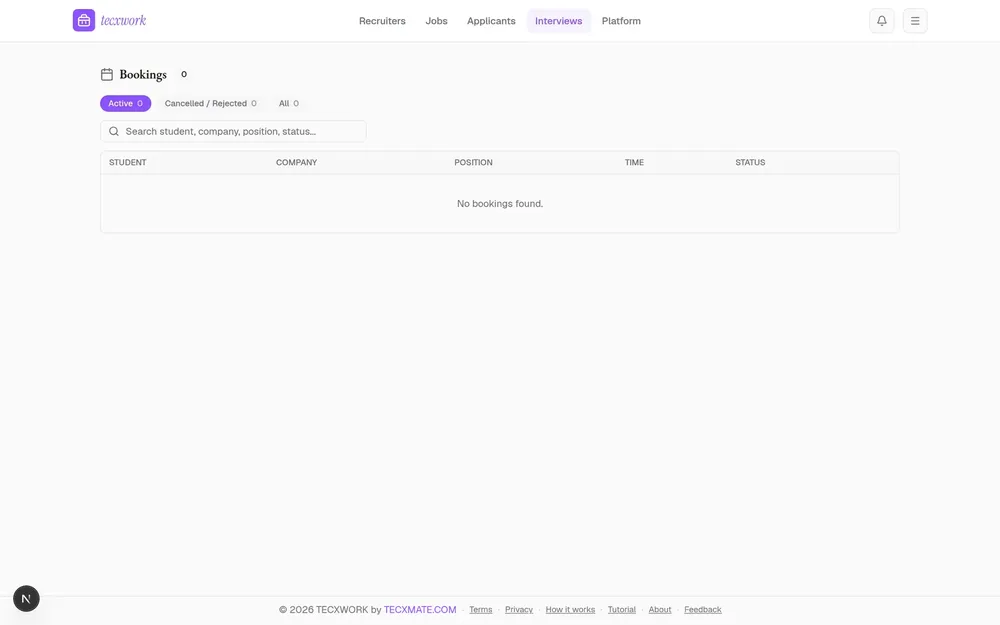
#> input picture docs/manual/src/screenshots/adm-01-bookings.webp, 1000 x 625 px, shrunk from 2100 x 1312 before the run, found by its file name; its folder holds only this picture in this run
$ python footer_anchor.py
#> lines starting #> are read from the running program, lines starting #| are printed output that depends on the picture; after the words box and inside, x2 and y2 are one past the last pixel; in counts of white or black regions, pixels touching at a corner belong together
"""Find the footer line by its one unambiguous landmark: the purple TECXMATE.COM link."""
from PIL import Image
import numpy as np
from scipy import ndimage


def anchor(a):
    """Bounding box of the purple TECXMATE.COM run in the footer, or None."""
    g, b = a[..., 1], a[..., 2]
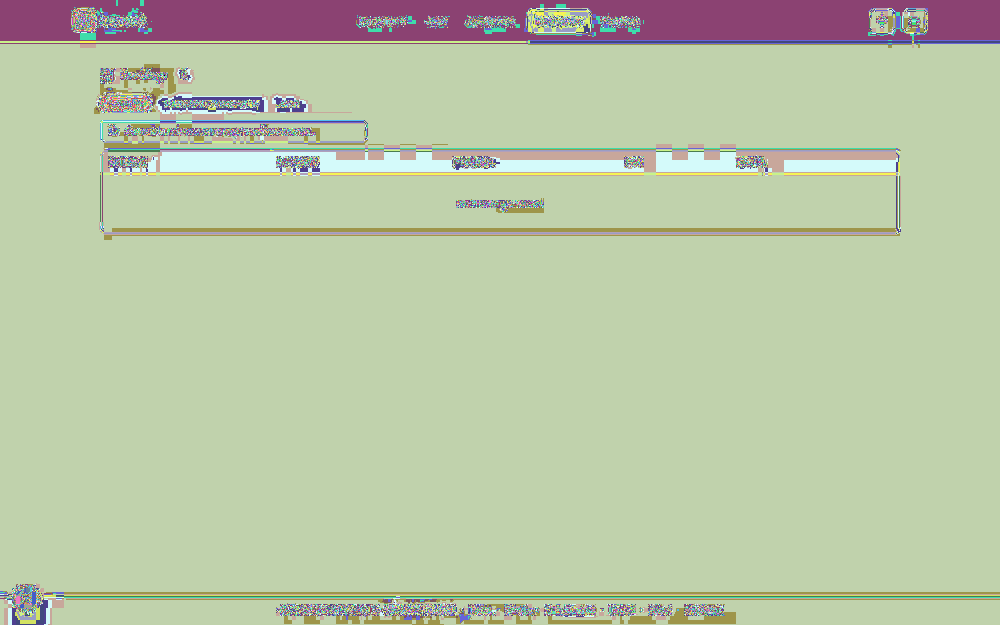
#> g: shape (625, 1000) int64; 241 distinct labels, from 0 to 255; one colour per label, 0 black
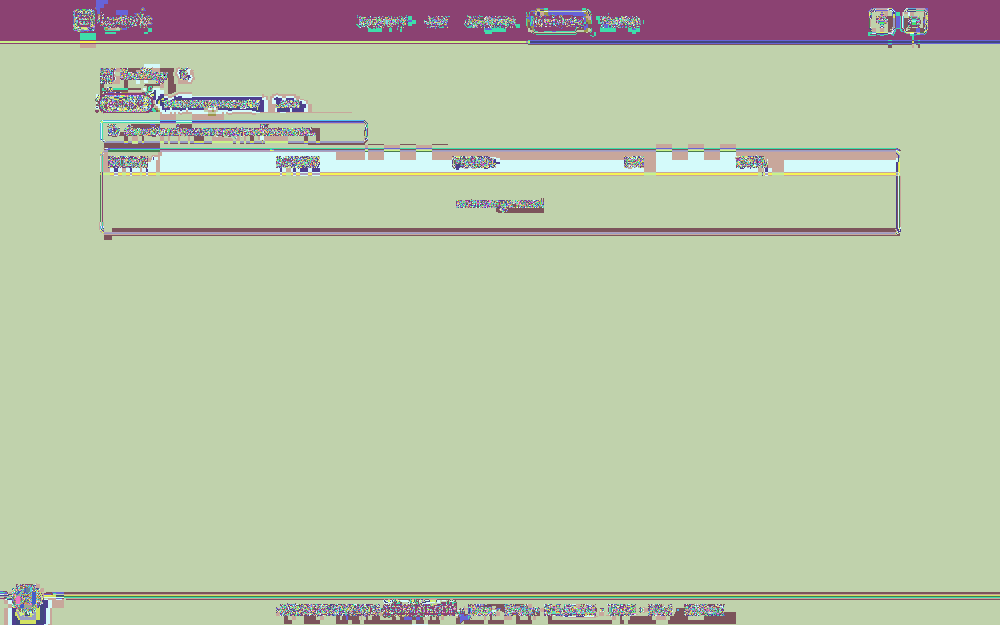
#> b: shape (625, 1000) int64; 231 distinct labels, from 0 to 255; one colour per label, 0 black
    m = (b - g > 50) & (b > 140)
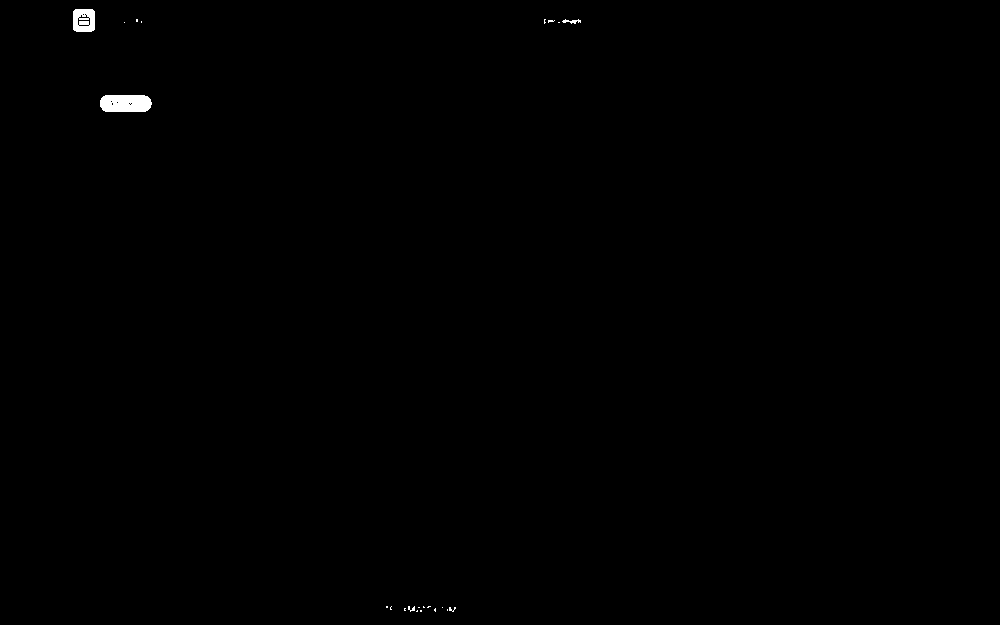
#> m: shape (625, 1000) bool; 0.23% white; 22 white regions (18 under 20 px), largest, box (x1, y1, x2, y2) and area: (100, 95, 152, 112) 815, (73, 9, 95, 32) 442, (562, 19, 581, 24) 49, (408, 606, 415, 612) 23
    m[:max(0, a.shape[0] - 140)] = False        # the footer line, not the page
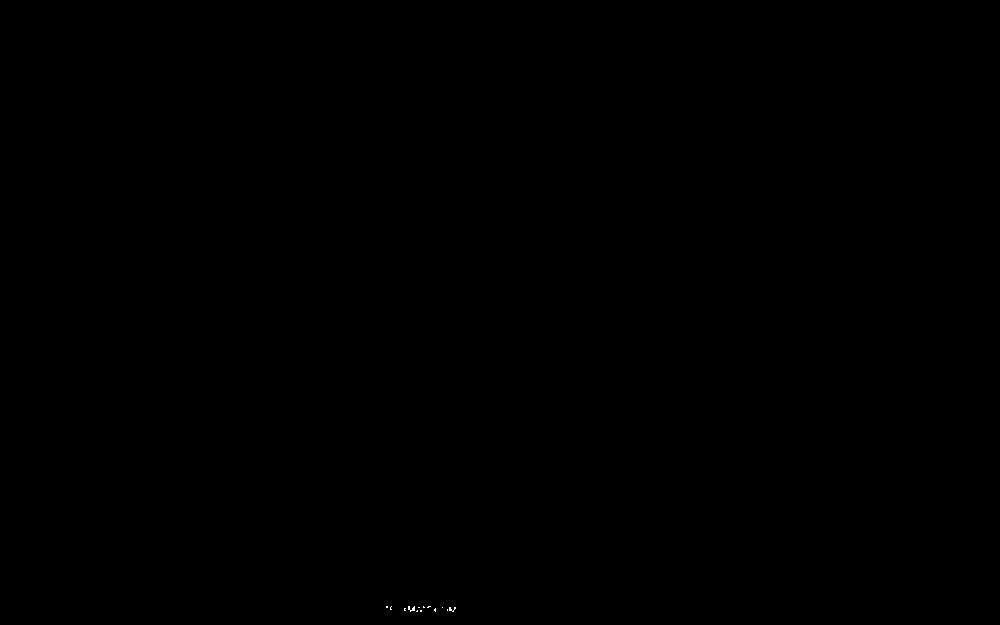
#> m: shape (625, 1000) bool; 0.01% white in thin lines or dots, all inside (x1, y1, x2, y2) = (386, 606, 456, 612)
    # Wide horizontal closing: the full stop in "TECXMATE.COM" splits the run in two.
    lab, _ = ndimage.label(ndimage.binary_dilation(m, np.ones((3, 17), bool)))
#> lab: shape (625, 1000) int32; values 0 (black) and 1 (white), 0.1% white; 1 white region, box (x1, y1, x2, y2) and area: (378, 605, 464, 613) 608
    best = None
    for i, sl in enumerate(ndimage.find_objects(lab), start=1):
        ys, xs = sl
        h, w = ys.stop - ys.start, xs.stop - xs.start
        if not (11 <= h <= 22 and 130 <= w <= 200):
            continue
        if best is None or ys.start > best[1]:
            best = (xs.start, ys.start, xs.stop, ys.stop)
#> this loop made 1 pass
#> (i, h, w) on pass 1: (1, 8, 86)
    return best


# [15 lines left out: function line_extent, not called in this run]


if __name__ == "__main__":
    import os
    D = "docs/manual/src/screenshots"
    miss = 0
    for f in sorted(os.listdir(D)):
        a = np.asarray(Image.open(os.path.join(D, f)).convert("RGB")).astype(int)
        anc = anchor(a)
        if anc is None:
            miss += 1
            print(f"{f:42s} NO ANCHOR")
            continue
        bg = a[a.shape[0] - 3, a.shape[1] - 4]
        e = line_extent(a, anc, bg)
        print(f"{f:42s} anchor=x[{anc[0]},{anc[2]}] line=x[{e['x0']},{e['x1']}] "
              f"y[{e['y0']},{e['y1']}] centre={(e['x0']+e['x1'])/2:7.1f} h={e['y1']-e['y0']+1:2d}")
    print("misses:", miss)

$ run again, on docs/manual/src/screenshots/adm-05-applicants.webp
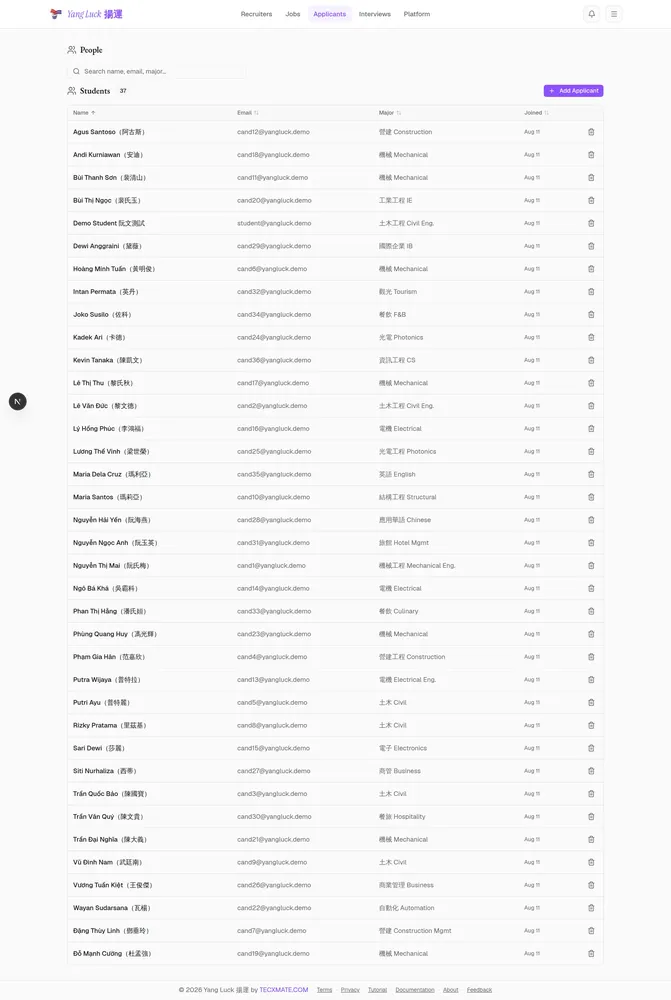
#> input picture docs/manual/src/screenshots/adm-05-applicants.webp, 671 x 1000 px, shrunk from 2100 x 3131 before the run, found by its file name
#> in anchor, `g, b = a[..., 1], a[..., 2]`:
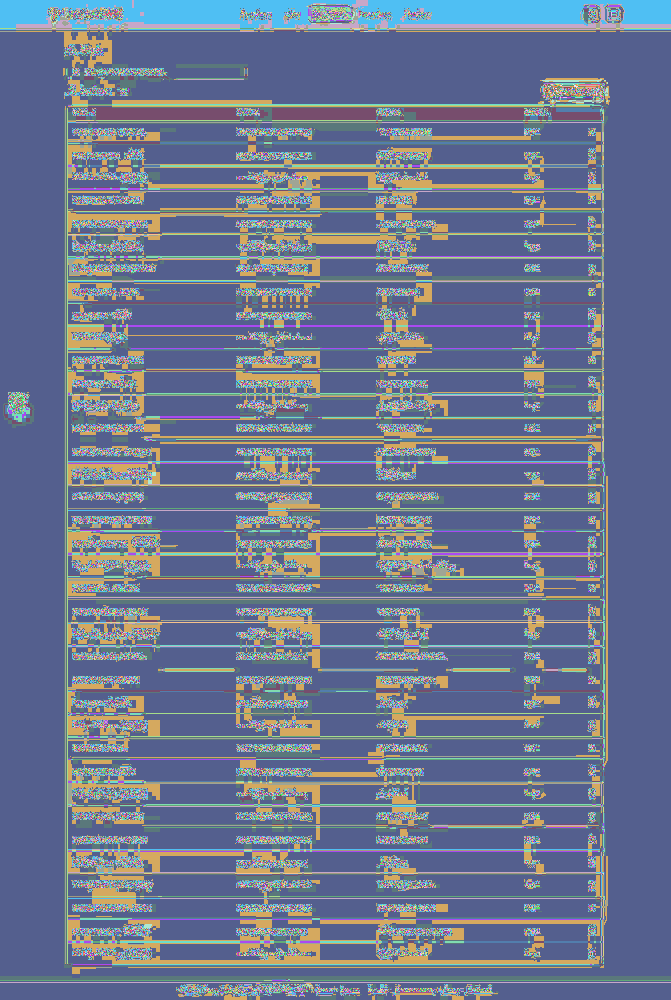
#> g: shape (1000, 671) int64; 228 distinct labels, from 20 to 255; one colour per label, 0 black
#> in anchor, `g, b = a[..., 1], a[..., 2]`:
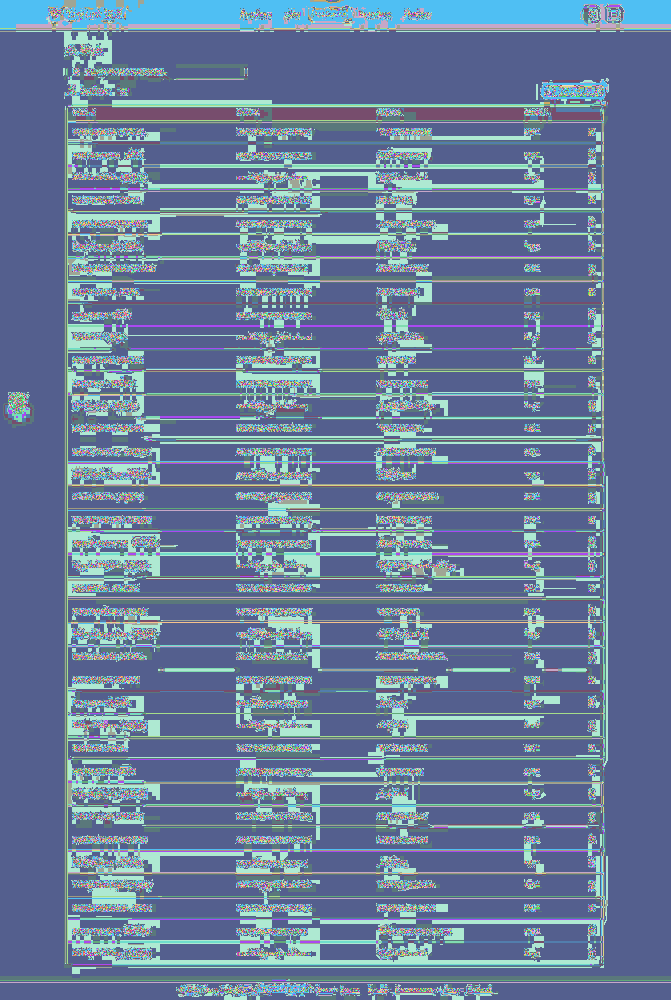
#> b: shape (1000, 671) int64; 219 distinct labels, from 20 to 255; one colour per label, 0 black
#> lab: shape (1000, 671) int32; 3 distinct labels, from 0 to 2
#> the loop in anchor, `for i, sl in enumerate(ndimage.find_objects(lab), start=1):` made 2 passes
#> (i, h, w) on passes 1 to 2: (1, 5, 28), (2, 5, 20)

$ run again, on docs/manual/src/screenshots/adm-06-recruiters.webp
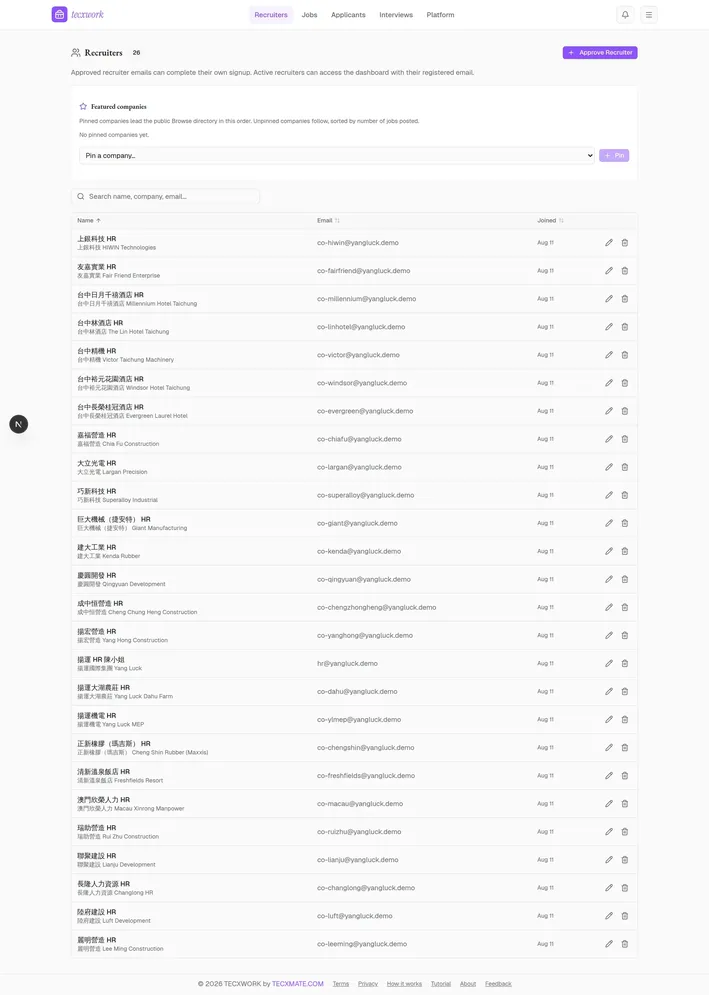
#> input picture docs/manual/src/screenshots/adm-06-recruiters.webp, 709 x 995 px, shrunk from 2100 x 2949 before the run, found by its file name
#> in anchor, `g, b = a[..., 1], a[..., 2]`:
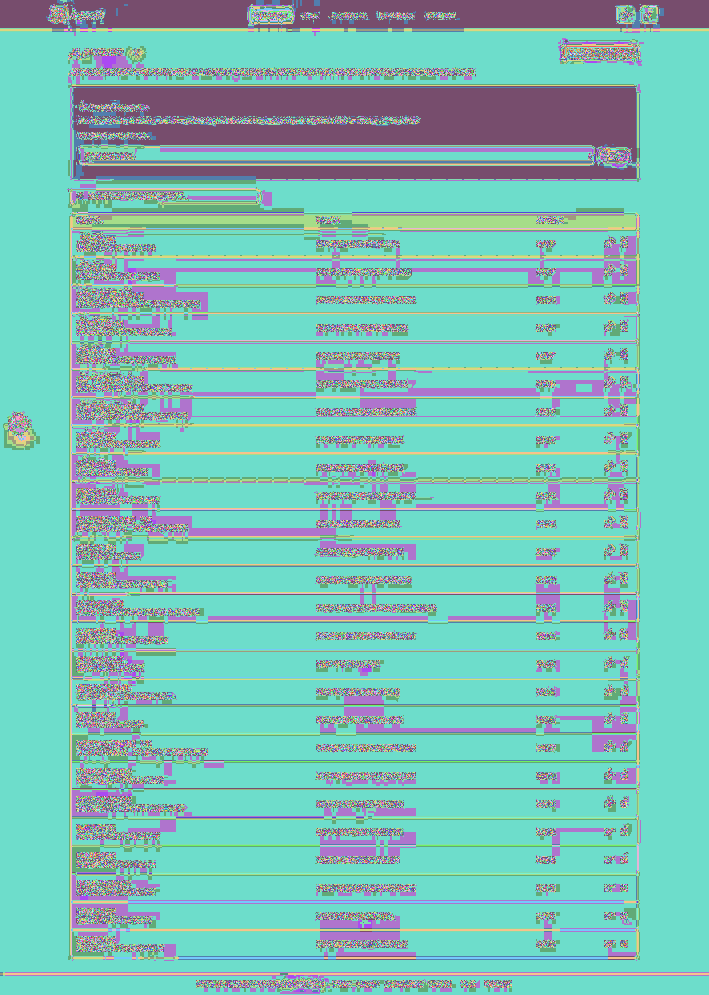
#> g: shape (995, 709) int64; 222 distinct labels, from 27 to 255; one colour per label, 0 black
#> in anchor, `g, b = a[..., 1], a[..., 2]`:
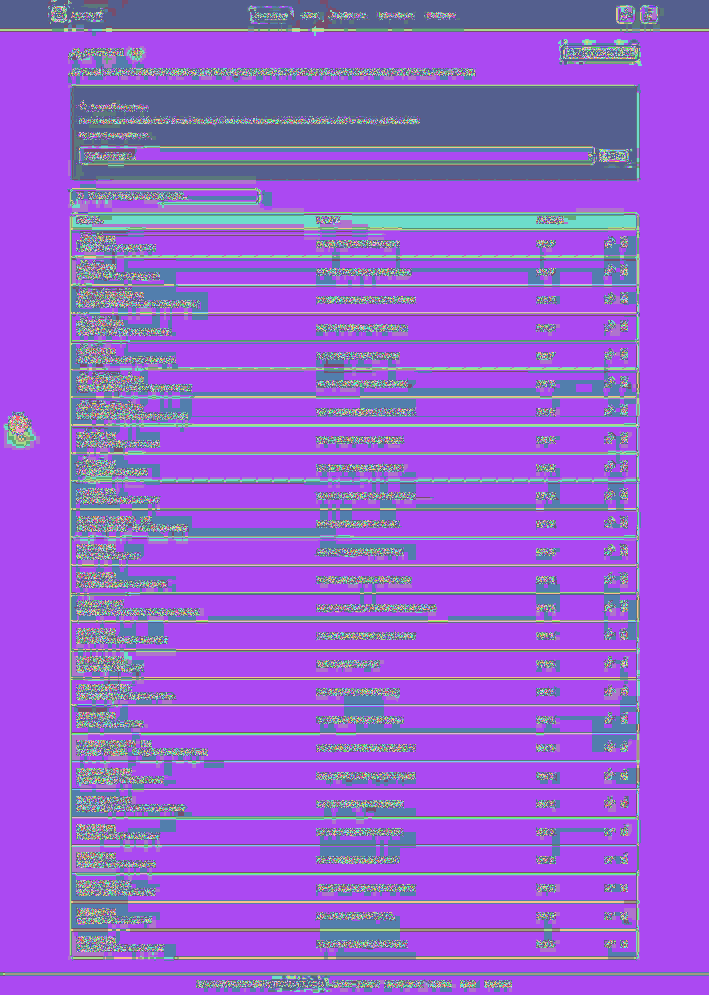
#> b: shape (995, 709) int64; 212 distinct labels, from 25 to 255; one colour per label, 0 black
#> lab: shape (995, 709) int32; 3 distinct labels, from 0 to 2
#> the loop in anchor, `for i, sl in enumerate(ndimage.find_objects(lab), start=1):` made 2 passes
#> (i, h, w) on passes 1 to 2: (1, 5, 27), (2, 3, 21)

$ run again, on docs/manual/src/screenshots/adm-07-settings-overview.webp
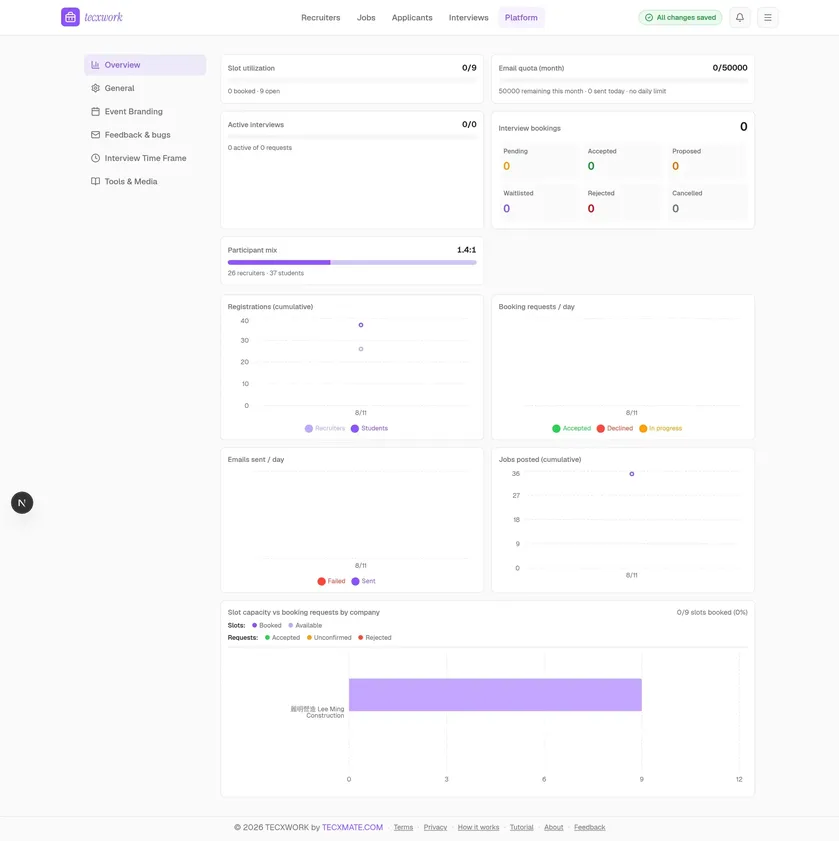
#> input picture docs/manual/src/screenshots/adm-07-settings-overview.webp, 839 x 841 px, shrunk from 2100 x 2103 before the run, found by its file name
#> g: shape (841, 839) int64; 232 distinct labels, from 0 to 255
#> in anchor, `g, b = a[..., 1], a[..., 2]`:
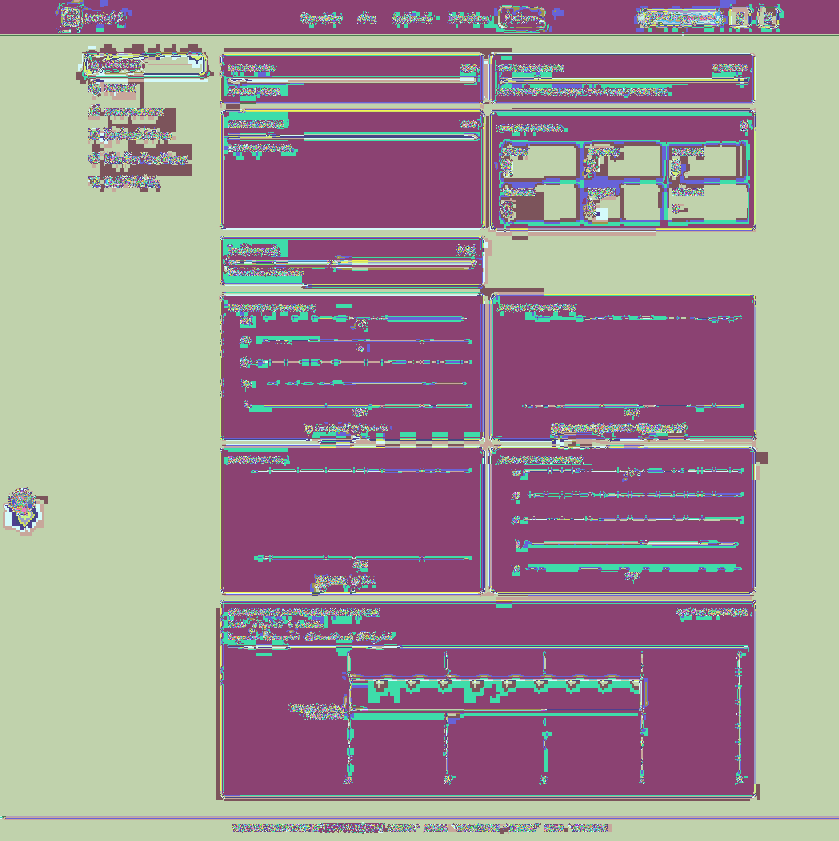
#> b: shape (841, 839) int64; 245 distinct labels, from 0 to 255; one colour per label, 0 black
#> in anchor, `m[:max(0, a.shape[0] - 140)] = False`:
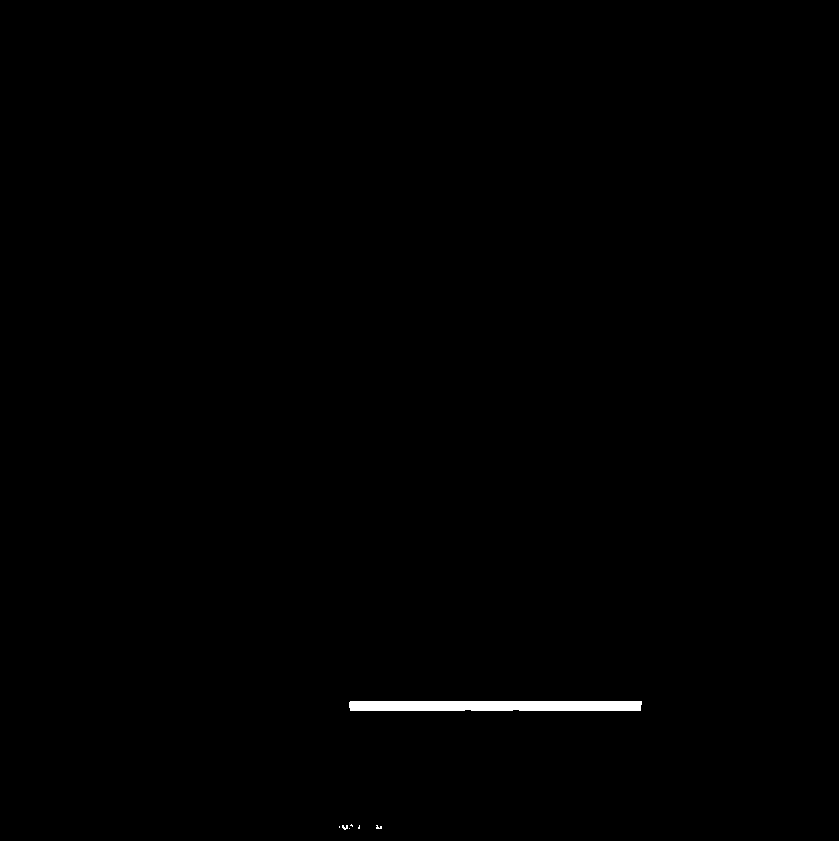
#> m: shape (841, 839) bool; 0.42% white; 7 white regions (5 under 20 px), largest, box (x1, y1, x2, y2) and area: (349, 701, 642, 711) 2908, (342, 825, 348, 830) 20
#> lab: shape (841, 839) int32; 3 distinct labels, from 0 to 2
#> the loop in anchor, `for i, sl in enumerate(ndimage.find_objects(lab), start=1):` made 2 passes
#> (i, h, w) on passes 1 to 2: (1, 12, 309), (2, 8, 59)
